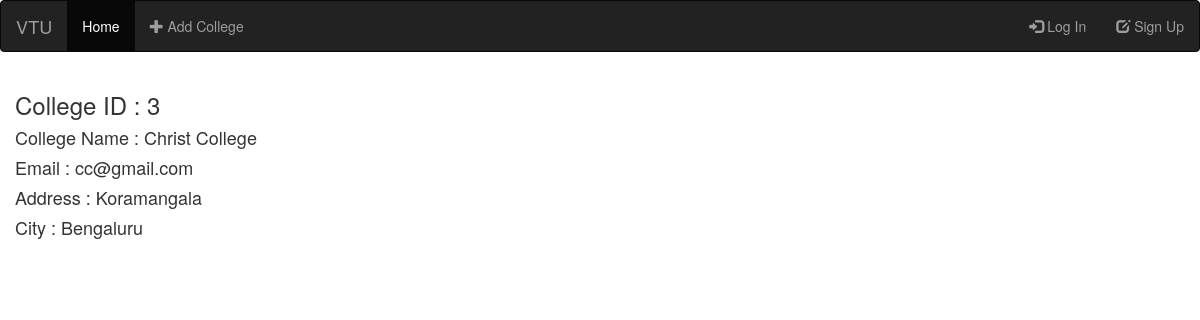
Page /crud/view?id=3 on the committed database.
### formExample/models.py (models this page shows, shortened)
class College(models.Model):
    college_name = models.CharField(max_length=100, unique=True)
    college_email = models.EmailField(unique=True)
    college_address = models.CharField(max_length=250)
    college_city = models.CharField(max_length=100)
    class Meta:
        db_table = 'college'

### crud/views.py (the view)
def view(request):
    id = request.GET['id']
    data = College.objects.get(id=id)
    return render(request, 'crud/view.html', {'data': data})

### crud/templates/crud/view.html
{% extends 'layout.html' %}
{% block content %}
<h3>College ID : {{ data.id }}</h3>
<h4>College Name : {{ data.college_name }}</h4>
<h4>Email : {{ data.college_email }}</h4>
<h4>Address : {{ data.college_address }}</h4>
<h4>City : {{ data.college_city }}</h4>
{% endblock %}

### rows in the picture
College: id "3", college_name "Christ College", college_email "cc@gmail.com", college_address "Koramangala", college_city "Bengaluru"
